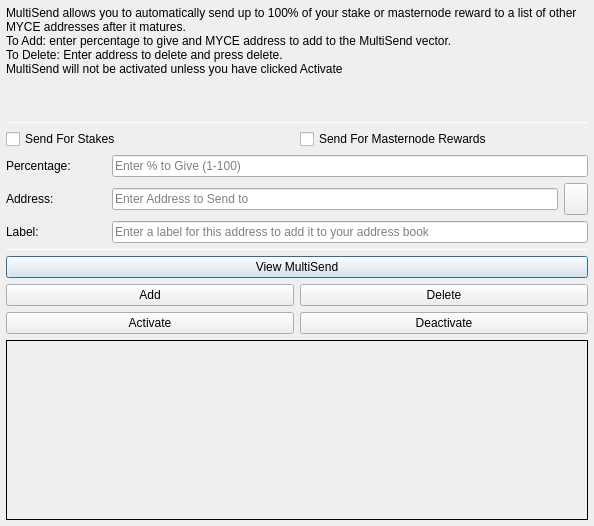
<?xml version="1.0" encoding="UTF-8"?>
<ui version="4.0">
 <class>MultiSendDialog</class>
 <widget class="QDialog" name="MultiSendDialog">
  <property name="windowModality">
   <enum>Qt::NonModal</enum>
  </property>
  <property name="geometry">
   <rect>
    <x>0</x>
    <y>0</y>
    <width>594</width>
    <height>526</height>
   </rect>
  </property>
  <property name="windowTitle">
   <string>MultiSend</string>
  </property>
  <layout class="QVBoxLayout" name="verticalLayout" stretch="0">
   <property name="leftMargin">
    <number>6</number>
   </property>
   <property name="topMargin">
    <number>6</number>
   </property>
   <property name="rightMargin">
    <number>6</number>
   </property>
   <property name="bottomMargin">
    <number>6</number>
   </property>
   <item>
    <layout class="QVBoxLayout" name="verticalLayout_Main" stretch="1,1,1,0,1,1,1">
     <item>
      <widget class="QLabel" name="label_2">
       <property name="lineWidth">
        <number>1</number>
       </property>
       <property name="text">
        <string>MultiSend allows you to automatically send up to 100% of your stake or masternode reward to a list of other MYCE addresses after it matures.
To Add: enter percentage to give and MYCE address to add to the MultiSend vector.
To Delete: Enter address to delete and press delete.
MultiSend will not be activated unless you have clicked Activate</string>
       </property>
       <property name="alignment">
        <set>Qt::AlignLeading|Qt::AlignLeft|Qt::AlignTop</set>
       </property>
       <property name="wordWrap">
        <bool>true</bool>
       </property>
      </widget>
     </item>
     <item>
      <widget class="Line" name="line">
       <property name="minimumSize">
        <size>
         <width>0</width>
         <height>1</height>
        </size>
       </property>
       <property name="maximumSize">
        <size>
         <width>16777215</width>
         <height>1</height>
        </size>
       </property>
       <property name="orientation">
        <enum>Qt::Horizontal</enum>
       </property>
      </widget>
     </item>
     <item>
      <layout class="QVBoxLayout" name="verticalLayout_Settings">
       <item>
        <layout class="QHBoxLayout" name="horizontalLayout">
         <item>
          <widget class="QCheckBox" name="multiSendStakeCheckBox">
           <property name="text">
            <string>Send For Stakes</string>
           </property>
          </widget>
         </item>
         <item>
          <widget class="QCheckBox" name="multiSendMasternodeCheckBox">
           <property name="text">
            <string>Send For Masternode Rewards</string>
           </property>
          </widget>
         </item>
        </layout>
       </item>
       <item>
        <layout class="QHBoxLayout" name="horizontalLayout_6">
         <item>
          <widget class="QLabel" name="label">
           <property name="minimumSize">
            <size>
             <width>100</width>
             <height>0</height>
            </size>
           </property>
           <property name="toolTip">
            <string>Percentage of stake to send</string>
           </property>
           <property name="text">
            <string>Percentage:</string>
           </property>
          </widget>
         </item>
         <item>
          <widget class="QLineEdit" name="multiSendPercentEdit">
           <property name="toolTip">
            <string>Enter whole numbers 1 - 100</string>
           </property>
           <property name="placeholderText">
            <string>Enter % to Give (1-100)</string>
           </property>
          </widget>
         </item>
        </layout>
       </item>
       <item>
        <layout class="QHBoxLayout" name="horizontalLayout_7">
         <item>
          <widget class="QLabel" name="label_5">
           <property name="minimumSize">
            <size>
             <width>100</width>
             <height>0</height>
            </size>
           </property>
           <property name="toolTip">
            <string>Address to send portion of stake to</string>
           </property>
           <property name="text">
            <string>Address:</string>
           </property>
          </widget>
         </item>
         <item>
          <widget class="QLineEdit" name="multiSendAddressEdit">
           <property name="toolTip">
            <string/>
           </property>
           <property name="placeholderText">
            <string>Enter Address to Send to</string>
           </property>
          </widget>
         </item>
         <item>
          <widget class="QToolButton" name="addressBookButton">
           <property name="maximumSize">
            <size>
             <width>16777215</width>
             <height>32</height>
            </size>
           </property>
           <property name="toolTip">
            <string>Choose an address from the address book</string>
           </property>
           <property name="text">
            <string/>
           </property>
           <property name="icon">
            <iconset resource="../myce.qrc">
             <normaloff>:/icons/address-book</normaloff>:/icons/address-book</iconset>
           </property>
           <property name="shortcut">
            <string>Alt+A</string>
           </property>
          </widget>
         </item>
        </layout>
       </item>
      </layout>
     </item>
     <item>
      <layout class="QHBoxLayout" name="horizontalLayout_3">
       <item>
        <widget class="QLabel" name="label_3">
         <property name="minimumSize">
          <size>
           <width>100</width>
           <height>0</height>
          </size>
         </property>
         <property name="text">
          <string>Label:</string>
         </property>
        </widget>
       </item>
       <item>
        <widget class="QLineEdit" name="labelAddressLabelEdit">
         <property name="placeholderText">
          <string>Enter a label for this address to add it to your address book</string>
         </property>
        </widget>
       </item>
      </layout>
     </item>
     <item>
      <widget class="Line" name="line_2">
       <property name="minimumSize">
        <size>
         <width>0</width>
         <height>1</height>
        </size>
       </property>
       <property name="maximumSize">
        <size>
         <width>16777215</width>
         <height>1</height>
        </size>
       </property>
       <property name="orientation">
        <enum>Qt::Horizontal</enum>
       </property>
      </widget>
     </item>
     <item>
      <layout class="QVBoxLayout" name="verticalLayout_Buttons">
       <item>
        <layout class="QHBoxLayout" name="horizontalLayout_4">
         <item>
          <widget class="QPushButton" name="viewButton">
           <property name="toolTip">
            <string/>
           </property>
           <property name="statusTip">
            <string>View MultiSend Vector</string>
           </property>
           <property name="text">
            <string>View MultiSend</string>
           </property>
          </widget>
         </item>
        </layout>
       </item>
       <item>
        <layout class="QHBoxLayout" name="horizontalLayout_2">
         <item>
          <widget class="QPushButton" name="addButton">
           <property name="toolTip">
            <string/>
           </property>
           <property name="statusTip">
            <string>Add to MultiSend Vector</string>
           </property>
           <property name="text">
            <string>Add</string>
           </property>
          </widget>
         </item>
         <item>
          <widget class="QPushButton" name="deleteButton">
           <property name="toolTip">
            <string/>
           </property>
           <property name="statusTip">
            <string>Delete Address From MultiSend Vector</string>
           </property>
           <property name="text">
            <string>Delete</string>
           </property>
          </widget>
         </item>
        </layout>
       </item>
       <item>
        <layout class="QHBoxLayout" name="horizontalLayout_5">
         <item>
          <widget class="QPushButton" name="activateButton">
           <property name="statusTip">
            <string>Activate MultiSend</string>
           </property>
           <property name="text">
            <string>Activate</string>
           </property>
          </widget>
         </item>
         <item>
          <widget class="QPushButton" name="disableButton">
           <property name="statusTip">
            <string>Deactivate MultiSend</string>
           </property>
           <property name="text">
            <string>Deactivate</string>
           </property>
          </widget>
         </item>
        </layout>
       </item>
      </layout>
     </item>
     <item>
      <widget class="QLabel" name="message">
       <property name="minimumSize">
        <size>
         <width>0</width>
         <height>180</height>
        </size>
       </property>
       <property name="frameShape">
        <enum>QFrame::Panel</enum>
       </property>
       <property name="frameShadow">
        <enum>QFrame::Plain</enum>
       </property>
       <property name="lineWidth">
        <number>1</number>
       </property>
       <property name="midLineWidth">
        <number>1</number>
       </property>
       <property name="text">
        <string/>
       </property>
       <property name="alignment">
        <set>Qt::AlignLeading|Qt::AlignLeft|Qt::AlignTop</set>
       </property>
       <property name="wordWrap">
        <bool>true</bool>
       </property>
      </widget>
     </item>
    </layout>
   </item>
  </layout>
 </widget>
 <resources>
  <include location="../myce.qrc"/>
 </resources>
 <connections/>
</ui>
